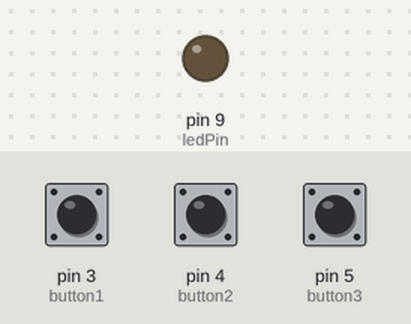
Simulated run of this sketch. Board: Arduino Uno, built with avr-gcc and run on an emulated ATmega328P. Parts: output pins drawn as LEDs (lit = HIGH). The test bench sets the inputs (shaded band); at power-on: pin 4 (button2) HIGH, pin 3 (button1) HIGH, pin 5 (button3) HIGH. What the sketch prints to the serial monitor is not drawn.

Above: at 1.2 s.
1.3 s: pin 4 (button2) pulled LOW for 0.15 s
At 1.8 s:
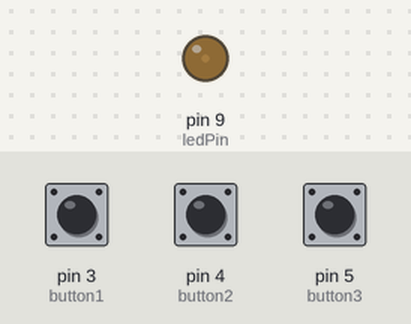
4.4 s: pin 4 (button2) pulled LOW for 3.2 s
10.6 s: pin 4 (button2) pulled LOW for 3.2 s
16.8 s: pin 3 (button1) pulled LOW for 3.2 s
21.6 s: pin 5 (button3) pulled LOW for 0.15 s
At 22.1 s:
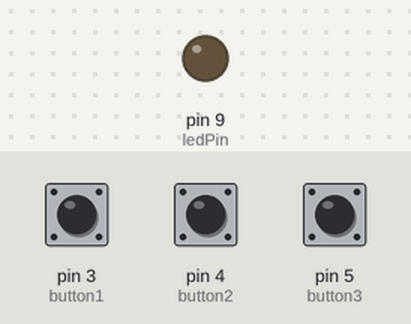
23.4 s: pin 3 (button1) pulled LOW for 0.15 s
At 24.1 s:
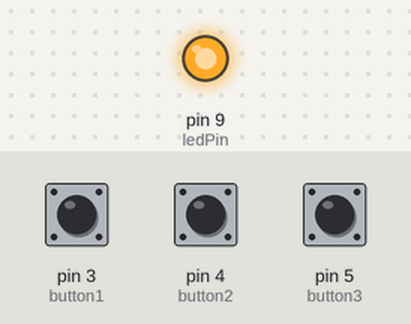
Timing chart, 0 to 26.2 s (numbered marks = the images above; inputs shaded):
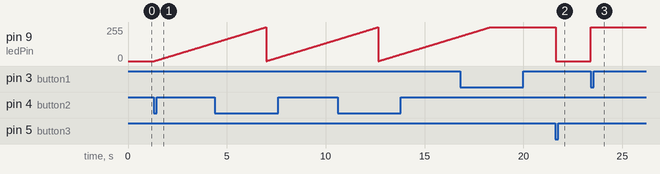

The sketch:

1nenS-kenLchika2.ino
```cpp
// 定数宣言
int ledPin = 9;        // LEDピン
int button1 = 3;       // ボタン1ピン
int button2 = 4;       // ボタン2ピン
int button3 = 5;       // ボタン3ピン
double fadeAmount = 0.001;  // 明るさの増減量

void setup() {
  pinMode(ledPin, OUTPUT); // LEDのピンを出力モードに設定
  pinMode(button1, INPUT_PULLUP);// ボタン１のピンを入力モードに設定
  pinMode(button2, INPUT_PULLUP);// ボタン２のピンを入力モードに設定
  pinMode(button3, INPUT_PULLUP);// ボタン３のピンを入力モードに設定
  Serial.begin(9600);
}

void loop() {
  // ボタン1が押された場合、LED光る
  if (digitalRead(button1) == LOW) {
    digitalWrite(ledPin, HIGH);
  }
  // ボタン2が押された場合、LEDの明るさを徐々に上げる
  if (digitalRead(button2) == LOW) {
    for (double i = 0; i <= 255; i += fadeAmount) {
      analogWrite(ledPin, i);
    }
  }
// ボタン3が押された場合、ボタン2が押された場合、LEDの明るさを徐々に下げる
if (digitalRead(button3) == LOW) {
  digitalWrite(ledPin, LOW);
}


// シリアルモニタに各ボタンの状態を表示する
Serial.print("Button 1: ");
Serial.print(digitalRead(button1));
Serial.print(" | Button 2: ");
Serial.print(digitalRead(button2));
Serial.print(" | Button 3: ");
Serial.print(digitalRead(button3));
}
```

Measured:
- after the input at 1.3 s, pin 9 (ledPin): moves from 0/255 to 138/255 over 3.1 s, starting at once
- after the input at 21.6 s, pin 9 (ledPin): 255/255 → 0/255 at once
- after the input at 23.4 s, pin 9 (ledPin): 0/255 → 255/255 at once
